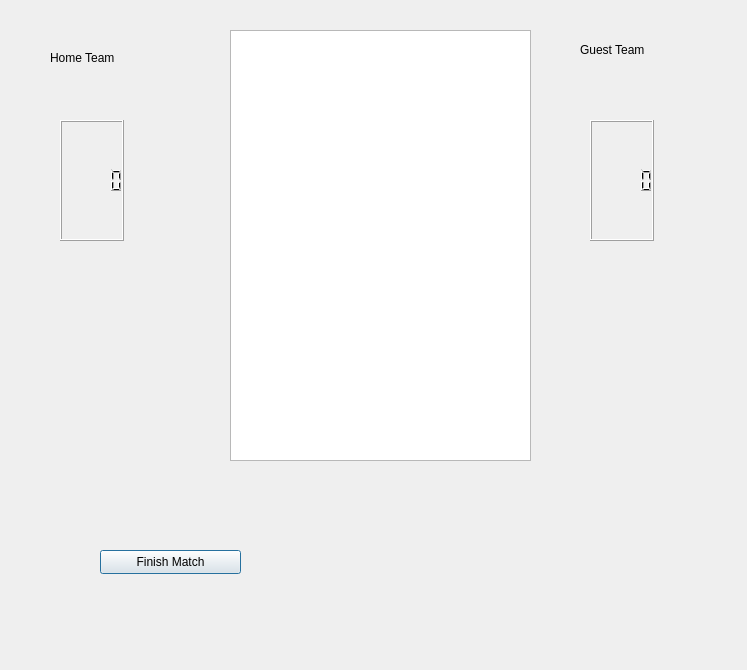
<?xml version="1.0" encoding="UTF-8"?>
<ui version="4.0">
 <class>Match</class>
 <widget class="QDialog" name="Match">
  <property name="geometry">
   <rect>
    <x>0</x>
    <y>0</y>
    <width>747</width>
    <height>670</height>
   </rect>
  </property>
  <property name="windowTitle">
   <string>Dialog</string>
  </property>
  <widget class="QColumnView" name="columnView">
   <property name="geometry">
    <rect>
     <x>230</x>
     <y>30</y>
     <width>301</width>
     <height>431</height>
    </rect>
   </property>
  </widget>
  <widget class="QLabel" name="label">
   <property name="geometry">
    <rect>
     <x>50</x>
     <y>50</y>
     <width>111</width>
     <height>16</height>
    </rect>
   </property>
   <property name="text">
    <string>Home Team</string>
   </property>
  </widget>
  <widget class="QLabel" name="label_2">
   <property name="geometry">
    <rect>
     <x>580</x>
     <y>40</y>
     <width>101</width>
     <height>20</height>
    </rect>
   </property>
   <property name="text">
    <string>Guest Team</string>
   </property>
  </widget>
  <widget class="QLCDNumber" name="lcdNumber">
   <property name="geometry">
    <rect>
     <x>60</x>
     <y>120</y>
     <width>64</width>
     <height>121</height>
    </rect>
   </property>
  </widget>
  <widget class="QLCDNumber" name="lcdNumber_2">
   <property name="geometry">
    <rect>
     <x>590</x>
     <y>120</y>
     <width>64</width>
     <height>121</height>
    </rect>
   </property>
  </widget>
  <widget class="QPushButton" name="pushButton">
   <property name="geometry">
    <rect>
     <x>100</x>
     <y>550</y>
     <width>141</width>
     <height>24</height>
    </rect>
   </property>
   <property name="text">
    <string>Finish Match</string>
   </property>
  </widget>
 </widget>
 <resources/>
 <connections/>
</ui>
